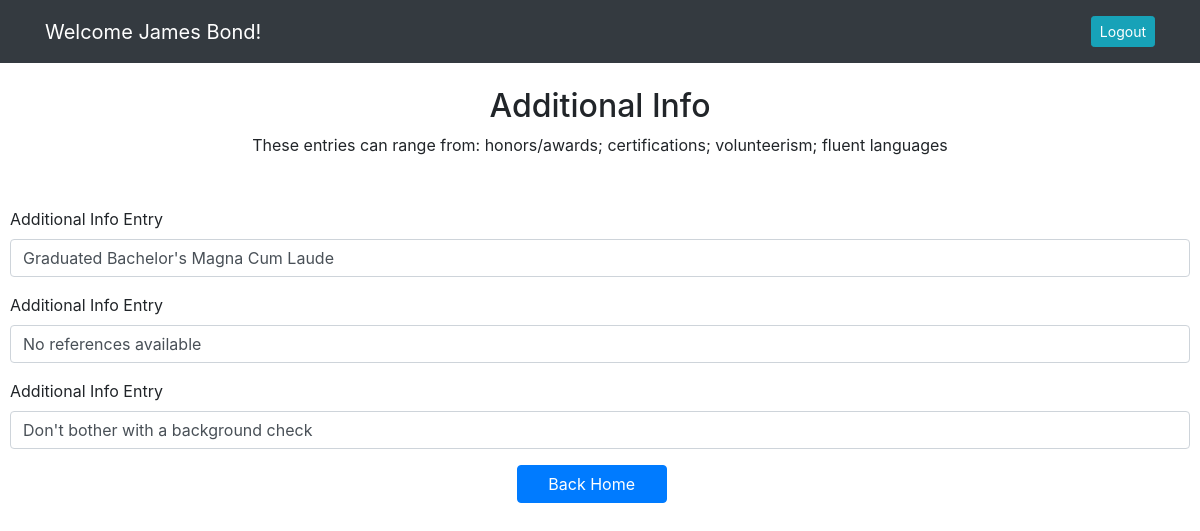
/editadditionalpage (signed in), run on the app's committed database.
### resume_app/models.py (models this page shows)
class User(models.Model):
    first_name = models.CharField(max_length=255)
    last_name = models.CharField(max_length=255)
    email = models.EmailField(max_length=255)
    password = models.CharField(max_length=255)
    created_at = DateTimeField(auto_now_add=True)
    updated_at = DateTimeField(auto_now=True)
    objects = UserManager()

class Additional(models.Model):
    info = models.CharField(max_length=255)
    info1 = models.CharField(blank=True, max_length=255)
    info2 = models.CharField(blank=True, max_length=255)
    info3 = models.CharField(blank=True, max_length=255)
    info4 = models.CharField(blank=True, max_length=255)
    info5 = models.CharField(blank=True, max_length=255)
    info6 = models.CharField(blank=True, max_length=255)
    user = models.ForeignKey(User, related_name="additionals", on_delete=models.CASCADE)
    created_at = DateTimeField(auto_now_add=True)
    updated_at = DateTimeField(auto_now=True)
    objects = AdditionalManager()

### resume_app/views.py (the view)
# urls.py: path('editadditionalpage', views.editadditionalpage),
def editadditionalpage(request):
    if 'id' not in request.session:
        return redirect('/')
    else:
        context = {
            'user': User.objects.get(id = request.session['id'])
        }
    return render(request, 'editadditional.html', context)

### resume_app/templates/editadditional.html (shortened to what this page needs)
<!DOCTYPE html>
<html lang="en">
<head>
    <link rel="stylesheet" href="https://stackpath.bootstrapcdn.com/bootstrap/4.5.2/css/bootstrap.min.css"
>
    {% load static %}
    <link rel="stylesheet" href="{% static 'css/eduaddl.css' %}">
</head>
<body>
    <nav class="navbar navbar-expand-lg navbar-dark bg-dark">
        <div class="container">
            <a class="navbar-brand" href="#">Welcome {{user.first_name}} {{user.last_name}}!</a>
            <div class="collapse navbar-collapse" id="navbarText">
                <span class="navbar-text">
                    <a href="/logout" role="button" class="btn btn-sm btn-info ml-2 text-white">Logout</a>
                </span>
            </div>
        </div>
    </nav>
    <br>
    <h2>Additional Info</h2>
    <p>These entries can range from: honors/awards; certifications; volunteerism; fluent languages</p>
    <br>
    <div id="addl_form">
        <form action="/editadditional" method="POST" id="additional" >
            {% for additional in user.additionals.all %}
        <div class="addl_form">
            <div class="mb-3" id="title_div">
                <label for="info" class="form-label">Additional Info Entry</label>
                <input type="text" class="form-control" id="addl_info" value="{{additional.info}}" name="info">
            </div>
        </div>
        {% if additional.info1 %}
        <div class="addl_form">
            <div class="mb-3" id="title_div">
                <label for="info" class="form-label">Additional Info Entry</label>
                <input type="text" class="form-control" id="addl_info" value="{{additional.info1}}" name="info1">
            </div>
        </div>
        {% endif %}
        {% if additional.info2 %}
        <div class="addl_form">
            <div class="mb-3" id="title_div">
                <label for="info" class="form-label">Additional Info Entry</label>
                <input type="text" class="form-control" id="addl_info" value="{{additional.info2}}" name="info2">
            </div>
        </div>
        {% endif %}
            {% endfor %}
            <div class="d-grid gap-2 col-2 mx-auto" id="final_btm_btn">
                <button class="btn btn-primary" id="submit" type="submit">Back Home</button>
            </div>
        </form>
    </div>
</body>
</html>

### resume_app/static/css/eduaddl.css (style rules this page uses)
h2, p { text-align: center; }
span { font-size: small; }
#edu_form, #addl_form, .img_form { margin: 10px; }
#title_div { margin-top: 10px; }
#submit { width: 150px; }

### data on the page
User: first_name "James", last_name "Bond"
Additional: info "Graduated Bachelor's Magna Cum Laude", info1 "No references available", info2 "Don't bother with a background check"
